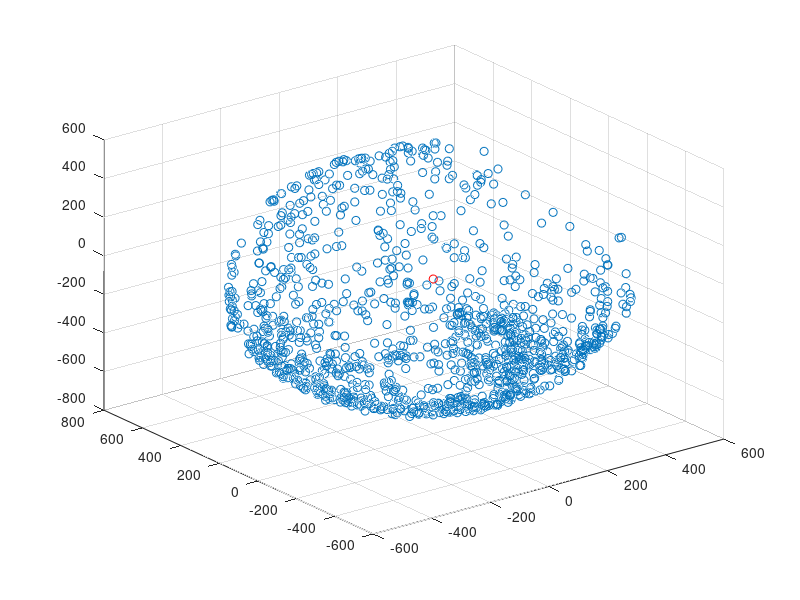

The MATLAB source for this figure: (Note: this script raises an error after producing the figure.)
%run prop code in folder above. Magnetometer data is stored in SD card. 9dof should be rotated through full sphere.
%the data will have an fragmented last line - this should be deleted. 
%then pass the data through this code - "load data.txt"

%the code plots the calibration elipse - the elipse ideallyy is a sphere centred on (0, 0, 0)
%the code outputs the biases to be subtracted from the register outsputs, and the sensitivity of the scalings
%generally only z needs to be scaled




% %data is an n*9 array, with colums holding acc_x, accy.. gyr_x...._mag_y, mag_z
% 
% load 1_flat.txt
% plot(-X1_flat(:, 7), X1_flat(:, 8))  %plots x vs y - compnesating for magnetometer being sideways
% hold on
% 
% plot(0, 0, 'ro');
% load 4_full.txt
% 
% 
% figure
% 
% 
% scatter3(X4_full(:, 8), -X4_full(:, 7), X4_full(:, 9))
% hold on
% scatter3(0, 0, 0, 'r')
% 
% [centre, radii, ~, ~] = ellipsoid_fit([X4_full(:, 8), -X4_full(:, 7), X4_full(:, 9)], 2);
% 
% disp(centre)
% disp(radii)
% 
% scatter3(centre(1), centre(2), centre(3), 'r')
% 




%data = load('7_new_9dof.txt');
data = load('8_new_dof_calibrated.txt');


%data = load('5_quad_no_motors.txt');
%data = load('mag_data.txt');

figure


scatter3(data(:, 7), data(:, 8), data(:, 9))
hold on
scatter3(0, 0, 0, 'r')

[centre, radii, ~, ~] = ellipsoid_fit([data(:, 7), data(:, 8), data(:, 9)], 2);

disp(centre)
disp(radii)

scatter3(centre(1), centre(2), centre(3), 'r')

xlabel('x')
ylabel('y')
zlabel('z')











